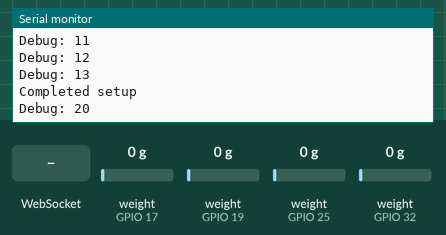
Simulated run of this sketch. Board: ESP32. Parts: the last lines printed to the serial monitor. Inputs (shaded band) come from the test bench; at power-on: weight on the scale (sensors on GPIO 17, GPIO 19, GPIO 25, GPIO 32) 0 g. WiFi joins after 1.5 s; servers stay silent unless stated; uploads are accepted with an empty reply; EEPROM starts erased.

Above: at 14.2 s.
14.3 s: weight on the scale (sensor on GPIO 17) set to 1250 g
At 17.9 s:
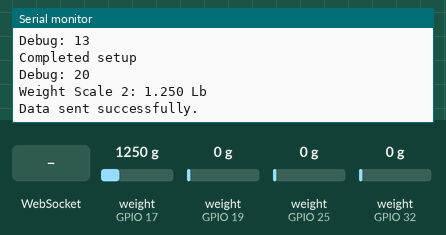
18.2 s: WebSocket text "0" received
At 18.7 s:
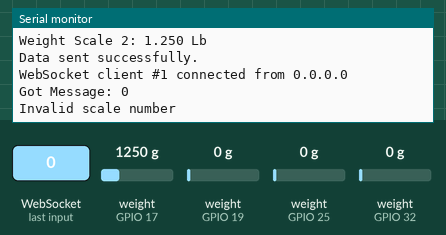
19.7 s: weight on the scale (sensor on GPIO 19) set to 1250 g
21.2 s: weight on the scale (sensor on GPIO 25) set to 1250 g
At 21.37 s:
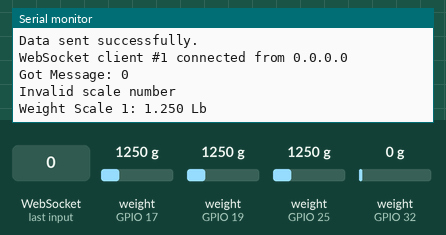
23.9 s: weight on the scale (sensor on GPIO 32) set to 1250 g
At 24.6 s:
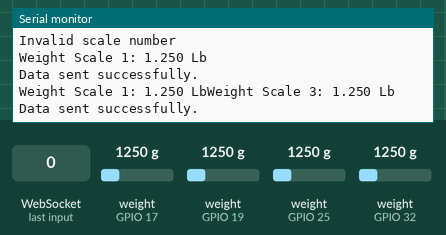
25.4 s: WebSocket text "5" received
At 25.57 s:
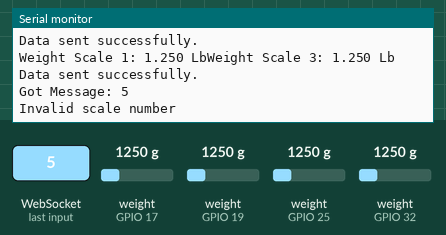
Timing chart, 0 to 27.9 s (numbered marks = the images above; inputs shaded):
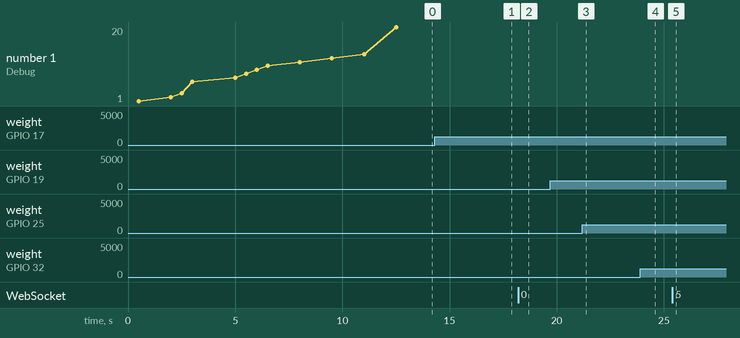

Measured:
- after the input at 14.3 s, the serial monitor: prints a new line after 2.2 s (image 1)
- after the input at 18.2 s, the serial monitor: prints a new line at once (image 2)
- after the input at 25.4 s, the serial monitor: prints a new line at once (image 5)

The sketch:

Scale.ino
```cpp
#include "HX711.h"
//#include "soc/rtc.h"
#include <stdlib.h>
#include <Wire.h>
#include "WiFi.h"
#include <HTTPClient.h>
#include <AsyncTCP.h>
#include <ESPAsyncWebServer.h>
#include <Preferences.h>

#define DEBUG_OUTPUT 1

const int MAX_SCALES = 4;
int outPins[4] = { 19, 17, 25, 32 };
int clockPins[4] = { 18, 16, 26, 33 };
//int outPins[1] = { 25 };
//int clockPins[1] = { 26 };
HX711 scales[MAX_SCALES];


float currentReading[4] = { 0.0, 0.0, 0.0, 0.0 };


int rbutton = 18; // this button will be used to reset the scale to 0. Not used.
const float calibration_factor = 10000; // seems to get me lbs right on
//fouynd that there is a +/- .5 lb variance when keg is just sitting, so increasing this from .1 to .5 - A pint pour is 1 lb, so we should still catch pours.
const float notifyVariance = 0.5; //only send notifications after a weight change of this scale - accuracy could suffer since I'm not doing constant updates +/- .1 lb.


const char* ssid = "Brame Network_2GEXT";
const char* password = "w1f1extp@55";

//Your Domain name with URL path or IP address with path
//tap.tonybrame.com
const char* serverName = "http://192.168.5.99/rpints/api/scale_data.php";

//set up a server to listen for tare instructions...
const int IPaddress = 98; // 192.168.5.IPaddress
const int PORT = 3005; // 192.168.5.IPaddress

AsyncWebServer server(PORT);
AsyncWebSocket ws("/tare");

//wifi reconnect variables
unsigned long previousMillis = 0;
unsigned long interval = 30000;

//adding preferences to track the tare values across reboots.
Preferences prefs;


void setup() {


  //initialize preferences - storing tare values for reboots and debug logging
  prefs.begin("scale-data", false);

  int32_t previousDebug = 0;
#if DEBUG_OUTPUT
  delay(250);
  //write out previous debugLog point
  previousDebug = prefs.getInt("debugPoint", 0);
  delay(250);
#endif

  debugLog(1);

#if DEBUG_OUTPUT
  //I had to add these delays, if it isnt' there, it stalls for a connection.
  delay(500);
  Serial.begin(115200);
  delay(500);
#endif

  serialPrintLine("Start Init");
  //serialPrintLine("Start Init");
  debugLog(2);

  serialPrint("Previous Run Debug Point: ");
  serialPrintLine(previousDebug);

  // Set WiFi to station mode and disconnect from an AP if it was previously connected
  WiFi.mode(WIFI_STA);
  //this was on a sample, but it was potentially causing issues, and seems unecessary. removing for troubleshooting
//  WiFi.disconnect();

  debugLog(3);

  IPAddress local_IP(192, 168, 5, IPaddress);
  IPAddress gateway(192, 168, 5,  1);
  IPAddress subnet(255, 255, 255, 0);
  IPAddress primaryDNS(192, 168, 5, 1);
  IPAddress secondaryDNS(192, 168, 5, 1);

  if (!WiFi.config(local_IP, gateway, subnet, primaryDNS, secondaryDNS)) {
    debugLog(5);
    serialPrintLine("static address failed to configure");
  }

  debugLog(6);
  serialPrintLine("Connecting");
  WiFi.begin(ssid, password);
  while(WiFi.status() != WL_CONNECTED) {
    delay(500);
    serialPrint(".");
  }
  debugLog(7);

  serialPrintLine("");
  serialPrint("Connected to WiFi network with IP Address: ");
  serialPrintLine(WiFi.localIP());

  debugLog(8);

  // Start server
  ws.onEvent(onEvent);
  server.addHandler(&ws);
  server.begin();

  debugLog(9);

  serialPrint("Listening on port ");
  serialPrintLine(PORT);


  for(int i = 0; i < MAX_SCALES; i++)
  {
    debugLog(10+i);

    scales[i].begin(outPins[i], clockPins[i]);
    scales[i].set_scale();
//    scales[i].tare(); //Reset the scale to 0 - used for testing, now tare is sent via web sockets.

    //load the existing tare data. If not there, use default factor.
    String myscale = String("scale_") + String(i+1);

    float storedScale = prefs.getFloat((myscale + String("_scale")).c_str(), 0);
    long storedOffset = prefs.getLong((myscale + String("_offset")).c_str(), 0);

    if(storedScale != 0 && storedOffset != 0)
    {
      scales[i].set_scale(storedScale);
      scales[i].set_offset(storedOffset);
    }
    else
      scales[i].set_scale(calibration_factor);

    //I don't think this is necessary..
    scales[i].read_average(); //Get a baseline reading
  }

  //rtc_clk_cpu_freq_set(RTC_CPU_FREQ_80M);

  serialPrintLine("Completed setup");

  debugLog(20);


}

void serialPrint(const char * message)
{
#if DEBUG_OUTPUT
  Serial.print(message);
#endif
}
void serialPrintLine(IPAddress message)
{
#if DEBUG_OUTPUT
  Serial.println(message);
#endif
}
void serialPrintLine(int message)
{
#if DEBUG_OUTPUT
  Serial.println(message);
#endif
}
void serialPrintLine(const char * message)
{
#if DEBUG_OUTPUT
  Serial.println(message);
#endif
}
void serialPrintLine(String & message)
{
#if DEBUG_OUTPUT
  Serial.println(message);
#endif
}

void loop() {

  ws.cleanupClients();

  float weight = 0.0;

  String string1, string2;
  String cmessage; // complete message
  char buff[10];

  for(int i = 0; i < MAX_SCALES; i++)
  {
    if(scales[i].is_ready())
    {
      weight = scales[i].get_units(5);

      if(weight > (currentReading[i] + notifyVariance) ||
        weight < (currentReading[i] - notifyVariance))
      {
        currentReading[i] = weight;

        string1 = String(weight, 3);
        string2 = String(i+1);//show as 1 based index
        cmessage = cmessage + "Weight Scale " + string2 + ": " + string1 + " Lb";
        serialPrintLine(cmessage);

        sendScaleWeight(string2, string1);
      }
    }
  }

  processTareCheck();

  reconnectWifi();

  delay(500);

}

void debugLog(int32_t debugPoint)
{
#if DEBUG_OUTPUT
    serialPrint("Debug: ");
    serialPrintLine(debugPoint);
    delay(250);
    prefs.putInt("debugPoint", debugPoint);
    delay(250);
#endif
}

void reconnectWifi()
{

  unsigned long currentMillis = millis();
  // if WiFi is down, try reconnecting every CHECK_WIFI_TIME seconds
  if ((WiFi.status() != WL_CONNECTED) && (currentMillis - previousMillis >=interval)) {
    //serialPrint(millis());
    serialPrintLine("Reconnecting to WiFi...");
    WiFi.disconnect();
    WiFi.reconnect();
    previousMillis = currentMillis;
    debugLog(30);
  }

}

void handleWebSocketMessage(void *arg, uint8_t *data, size_t len) {
  AwsFrameInfo *info = (AwsFrameInfo*)arg;
  if (info->final && info->index == 0 && info->len == len && info->opcode == WS_TEXT) {
    data[len] = 0;
    String myscale = (char*)data;
    serialPrint("Got Message: ");
    serialPrintLine(myscale);

    int scaleNumber = myscale.toInt();
    if(scaleNumber > 0 && scaleNumber <= MAX_SCALES){
      //tare that scale!
      scales[scaleNumber-1].tare(); //Reset the scale to 0
      serialPrintLine("Tare weight set on scale");

      //store the scale data.
      float current_scale = scales[scaleNumber-1].get_scale();
      long current_offset = scales[scaleNumber-1].get_offset();

      String myscale = String("scale_") + String(scaleNumber);

      prefs.putLong((myscale + String("_offset")).c_str(), current_offset);
      prefs.putFloat((myscale + String("_scale")).c_str(), current_scale);

    }
    else
      serialPrintLine("Invalid scale number");
  }
}

void onEvent(AsyncWebSocket *server, AsyncWebSocketClient *client, AwsEventType type,
             void *arg, uint8_t *data, size_t len) {
  switch (type) {
    case WS_EVT_CONNECT:
#if DEBUG_OUTPUT
      Serial.printf("WebSocket client #%u connected from %s\n", client->id(), client->remoteIP().toString().c_str());
#endif
      break;
    case WS_EVT_DISCONNECT:
#if DEBUG_OUTPUT
      Serial.printf("WebSocket client #%u disconnected\n", client->id());
#endif
      break;
    case WS_EVT_DATA:
      handleWebSocketMessage(arg, data, len);
      break;
    case WS_EVT_PONG:
    case WS_EVT_ERROR:
      break;
  }
}

//DEPRECATED: now uses web sockets - this was a TCP socket implementation
//listening on PORT, check to see if something has sent a request to tare a scale. It will just contain the 1 based index for the scale to tare...
void processTareCheck()
{


  /* ArduinoWebsockets.h
   *
  serialPrintLine("pre-accept?");
  auto client = socketServer.accept();
  serialPrintLine("post-accept?");

  if(client.available()) {
    auto msg = client.readBlocking();

    // log
    serialPrint("Got Message: ");
    String myscale = msg.data();
    serialPrintLine(myscale);

    int scaleNumber = myscale.toInt();
    if(scaleNumber > 0 && scaleNumber <= MAX_SCALES){
      //tare that scale!
      scales[scaleNumber-1].tare(); //Reset the scale to 0
      serialPrintLine("Tare weight set on scale");
    }
    else
      serialPrintLine("Invalid scale number");

    // close the connection
    client.close();
  }

  serialPrintLine("after if");*/
  /*
   * TCP Socket
   *
  WiFiClient client = wifiServer.available();

  if (client) {

    while (client.connected()) {

      serialPrintLine("Client connected");
      String myscale = "";
      while (client.available()>0) {
        char c = client.read();
        myscale += c;
      }
      serialPrint("Received: ");
      serialPrintLine(myscale);

      int scaleNumber = myscale.toInt();
      if(scaleNumber > 0 && scaleNumber <= MAX_SCALES){
        //tare that scale!
        scales[scaleNumber-1].tare(); //Reset the scale to 0
        serialPrintLine("Tare weight set on scale");
      }
      else
        serialPrintLine("Invalid scale number");

      delay(10);
    }

    client.stop();
    serialPrintLine("Client disconnected");

  }*/
}

void sendScaleWeight(String scaleID, String lbs)
{
    if(WiFi.status()== WL_CONNECTED){
      WiFiClient client;
      HTTPClient http;

      http.begin(serverName);

      http.addHeader("Content-Type", "application/x-www-form-urlencoded");

      String httpRequestData = "api_key=ckXfQi9CPAb3BzVGt&scale_id=" + scaleID + "&weight=" + lbs;

      // Send HTTP POST request
      int httpResponseCode = http.POST(httpRequestData);

      if(httpResponseCode != 200){
        serialPrint("Error from server: ");
        serialPrintLine(httpResponseCode);

        debugLog(1000 + httpResponseCode);
      }
      else{
        serialPrintLine("Data sent successfully.");
      }

    }
    else{
      serialPrintLine("Wifi not connected, unable to send");
    }
}
```
